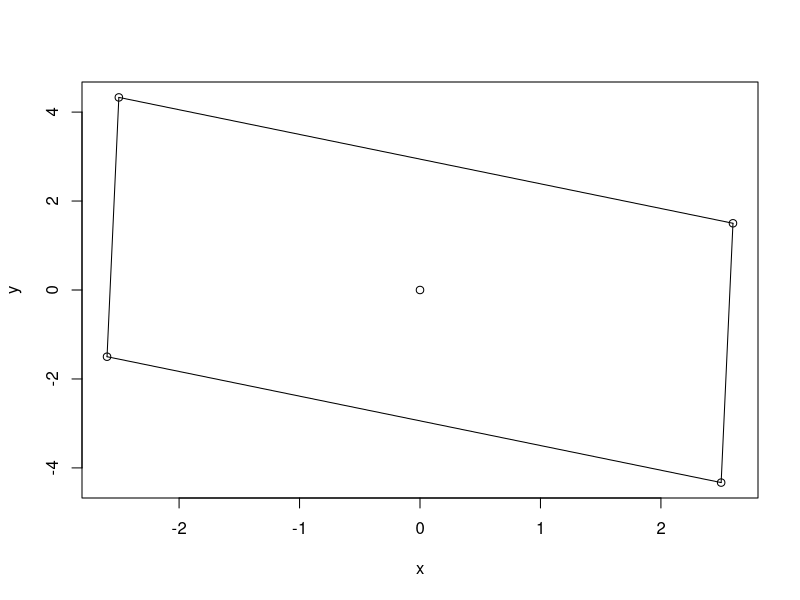

This figure's R source:
complex.sqr <- function(xs, ys, r1, r2, alpha){
  
  if(is.numeric(xs) == FALSE){
    stop("First argument is non-numeric")
  } else if(is.numeric(ys) == FALSE){
    stop("Second argument is non-numeric")
  } else if(is.numeric(r1) == FALSE){
    stop("Third argument is non-numeric")
  } else if(is.numeric(r2) == FALSE){
    stop("Fourth argument is non-numeric")
  } else if(is.numeric(alpha) == FALSE){
    stop("Fifth argument is non-numeric")
  } else if(alpha == 0){
    sin.a <- 0
    cos.a <- 1
  } else if(alpha == 30) {
    sin.a <- 1/2
    cos.a <- (sqrt(3))/2
  } else if(alpha == 45) {
    sin.a <- (sqrt(2))/2
    cos.a <- (sqrt(2))/2
  } else if(alpha == 60) {
    sin.a <- (sqrt(3))/2
    cos.a <- 1/2
  } else if(alpha == 90) {
    sin.a <- 1
    cos.a <- 0
  } else if(alpha == 120) {
    sin.a <- (sqrt(3))/2
    cos.a <- -1/2
  } else if(alpha == 135) {
    sin.a <- (sqrt(2))/2
    cos.a <- -(sqrt(2))/2
  } else if(alpha == 150) {
    sin.a <- 1/2
    cos.a <- -(sqrt(3))/2
  } else if(alpha == 180) {
    sin.a <- 0
    cos.a <- -1
  } else if(alpha == 210) {
    sin.a <- -1/2
    cos.a <- -(sqrt(3))/2
  } else if(alpha == 225) {
    sin.a <- -(sqrt(2))/2
    cos.a <- -(sqrt(2))/2
  } else if(alpha == 240) {
    sin.a <- -(sqrt(3))/2
    cos.a <- -1/2
  } else if(alpha ==  270) {
    sin.a <- -1
    cos.a <- 0
  } else if(alpha == 300) {
    sin.a <- -(sqrt(3))/2
    cos.a <- 1/2
  } else if(alpha ==  315) {
    sin.a <- -(sqrt(2))/2
    cos.a <- (sqrt(2))/2
  } else if(alpha == 330) {
    sin.a <- -1/2
    cos.a <- (sqrt(3))/2
  } else if(alpha == 360) {
    sin.a <- 0
    cos.a <- 1
  } else {
    stop("Unfortunately, this angle is not included, please try choosing a less complex one instead.")
  }  
  
  x1 <- xs + r1 * cos.a
  y1 <- ys + r1 * sin.a
  
  x2 <- xs + r2 * (cos.a * 0 - sin.a * 1)
  y2 <- ys + r2 * (sin.a * 0 + cos.a * 1)
  
  x3 <- xs + r1 * (cos.a * -1 - sin.a * 0)
  y3 <- ys + r1 * (sin.a * -1 + cos.a * 0)
  
  x4 <- xs + r2 * (cos.a * 0 - sin.a * -1)
  y4 <- ys + r2 * (sin.a * 0 + cos.a * -1)
  
  x <- c(xs, x1, x2, x3, x4)
  y <- c(ys, y1, y2, y3, y4)
  
  plot(x, y)
  
  lines(c(x[2], x[3]), c(y[2], y[3]))
  lines(c(x[3], x[4]), c(y[3], y[4]))
  lines(c(x[4], x[5]), c(y[4], y[5]))
  lines(c(x[5], x[2]), c(y[5], y[2]))
}

complex.sqr(0,0,3,5,30)